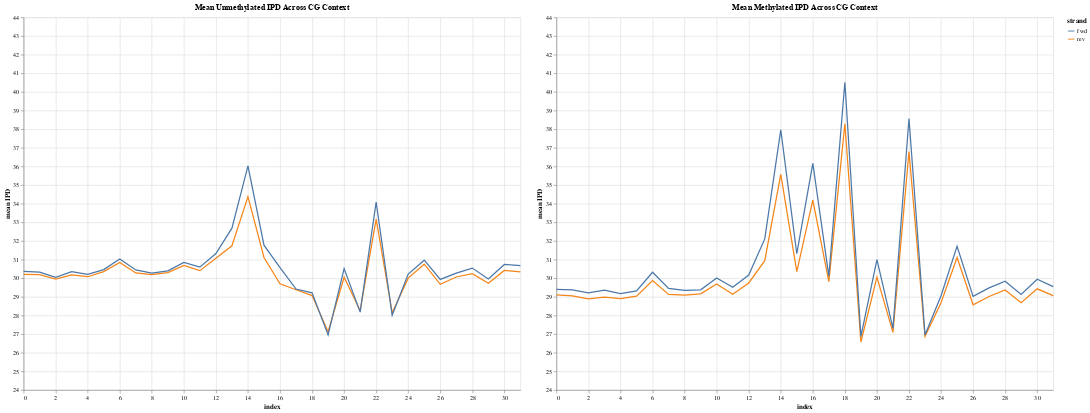

Notebook code for this chart:
### Markdown cell above
## Mean IPD at Context Indices
The chart below shows that at least on average, we should be able to tell the difference between methylated and unmethylted CpG sites. The chart averages IPD at each index across all of the training samples independantly for the forward and reverse strands (indices 15 and 16 are the CpG site).

### Code cell
# df of means for methlated data at each index
pos_means = (
    pl.read_parquet(train_parquet)
    .filter(pl.col('label')==1)
    .select(pl.col("fi").alias("fwd"), pl.col("ri").alias("rev"))
    .unpivot(on=["fwd", "rev"], variable_name="strand", value_name="ipd_list")
    .with_columns(index=pl.int_ranges(start=0, end=pl.col("ipd_list").list.len()))
    .explode("index", "ipd_list")
    .rename({"ipd_list": "ipd"})
    .group_by("index", "strand").agg(pl.col("ipd").mean())
)
# df of means for unmethlated data at each index
neg_means = (
    pl.read_parquet(train_parquet)
    .filter(pl.col('label')==0)
    .select(pl.col("fi").alias("fwd"), pl.col("ri").alias("rev"))
    .unpivot(on=["fwd", "rev"], variable_name="strand", value_name="ipd_list")
    .with_columns(index=pl.int_ranges(start=0, end=pl.col("ipd_list").list.len()))
    .explode("index", "ipd_list")
    .rename({"ipd_list": "ipd"})
    .group_by("index", "strand").agg(pl.col("ipd").mean())
)

# join on index/strand
means = pos_means.join(
    neg_means, on=['index', 'strand'], suffix='_neg'
    ).with_columns((pl.col('ipd')-pl.col('ipd_neg')).alias('residual'))

# make a chart of the difference between pos/neg mean at each index
residual_chart = alt.Chart(means).mark_line().encode(
    alt.X("index:Q", title="Position", axis=alt.Axis(tickCount=16)),
    alt.Y("residual:Q", title="IPD Mean Difference", scale=alt.Scale(domain=(-3, 15), clamp=True)),
    alt.Color("strand:N", title="Strand"),
    ).properties(
    title = "Mean IPD Residual (Meth-Unmeth) Across CG Context",
    width=800,
    height=600
    ).configure_axis(
    labelFontSize=12,
    titleFontSize=14,
    grid=True
    ).configure_title(
    fontSize=16,
    anchor='middle'
    ).configure_legend(
    titleFontSize=12,
    labelFontSize=11
    )
# chart of unmethylated mean at each index
neg_chart = alt.Chart(neg_means).mark_line().encode(
    alt.X('index:Q',scale=alt.Scale(domain=(0, 31))),
    alt.Y('ipd:Q', title = 'mean IPD' ,scale=alt.Scale(domain=(24, 44), clamp=True)),
    alt.Color('strand')
    ).properties(
    title = "Mean Unmethylated IPD Across CG Context",
    width=800,
    height=600
    )
# chart of methylated mean at each index
pos_chart = alt.Chart(pos_means).mark_line().encode(
    alt.X('index:Q',scale=alt.Scale(domain=(0, 31))),
    alt.Y('ipd:Q', title = 'mean IPD' ,scale=alt.Scale(domain=(24, 44), clamp=True)),
    alt.Color('strand')
    ).properties(
    title = "Mean Methylated IPD Across CG Context",
    width=800,
    height=600
    )

# display the charts
alt.hconcat(neg_chart,pos_chart)

### Figure 1 — Vega specification as saved in the notebook (floating-point values rounded to 4 significant figures)
{"$schema": "https://vega.github.io/schema/vega/v5.json", "data": [{"name": "source_0", "values": [{"index": 22, "strand": "rev", "ipd": 33.18}, {"index": 17, "strand": "fwd", "ipd": 29.42}, {"index": 1, "strand": "fwd", "ipd": 30.33}, {"index": 16, "strand": "fwd", "ipd": 30.56}, {"index": 23, "strand": "fwd", "ipd": 28.01}, {"index": 5, "strand": "rev", "ipd": 30.35}, {"index": 9, "strand": "fwd", "ipd": 30.39}, {"index": 31, "strand": "fwd", "ipd": 30.67}, {"index": 11, "strand": "rev", "ipd": 30.41}, {"index": 21, "strand": "fwd", "ipd": 28.18}, {"index": 9, "strand": "rev", "ipd": 30.3}, {"index": 0, "strand": "fwd", "ipd": 30.37}, {"index": 2, "strand": "fwd", "ipd": 30.04}, {"index": 28, "strand": "rev", "ipd": 30.24}, {"index": 3, "strand": "fwd", "ipd": 30.35}, {"index": 7, "strand": "fwd", "ipd": 30.45}, {"index": 8, "strand": "rev", "ipd": 30.19}, {"index": 10, "strand": "rev", "ipd": 30.69}, {"index": 6, "strand": "rev", "ipd": 30.85}, {"index": 24, "strand": "fwd", "ipd": 30.22}, {"index": 19, "strand": "fwd", "ipd": 26.95}, {"index": 4, "strand": "rev", "ipd": 30.08}, {"index": 26, "strand": "rev", "ipd": 29.67}, {"index": 17, "strand": "rev", "ipd": 29.38}, {"index": 25, "strand": "rev", "ipd": 30.75}, {"index": 29, "strand": "fwd", "ipd": 29.96}, {"index": 29, "strand": "rev", "ipd": 29.73}, {"index": 7, "strand": "rev", "ipd": 30.29}, {"index": 19, "strand": "rev", "ipd": 27.13}, {"index": 4, "strand": "fwd", "ipd": 30.21}, {"index": 14, "strand": "rev", "ipd": 34.38}, {"index": 24, "strand": "rev", "ipd": 30.0}, {"index": 18, "strand": "rev", "ipd": 29.07}, {"index": 20, "strand": "fwd", "ipd": 30.52}, {"index": 12, "strand": "rev", "ipd": 31.07}, {"index": 18, "strand": "fwd", "ipd": 29.21}, {"index": 31, "strand": "rev", "ipd": 30.34}, {"index": 2, "strand": "rev", "ipd": 29.95}, {"index": 28, "strand": "fwd", "ipd": 30.54}, {"index": 27, "strand": "rev", "ipd": 30.06}, {"index": 3, "strand": "rev", "ipd": 30.18}, {"index": 16, "strand": "rev", "ipd": 29.7}, {"index": 1, "strand": "rev", "ipd": 30.19}, {"index": 21, "strand": "rev", "ipd": 28.27}, {"index": 0, "strand": "rev", "ipd": 30.21}, {"index": 6, "strand": "fwd", "ipd": 31.03}, {"index": 5, "strand": "fwd", "ipd": 30.46}, {"index": 10, "strand": "fwd", "ipd": 30.85}, {"index": 25, "strand": "fwd", "ipd": 30.97}, {"index": 30, "strand": "rev", "ipd": 30.41}, {"index": 13, "strand": "fwd", "ipd": 32.69}, {"index": 27, "strand": "fwd", "ipd": 30.27}, {"index": 14, "strand": "fwd", "ipd": 36.03}, {"index": 11, "strand": "fwd", "ipd": 30.59}, {"index": 20, "strand": "rev", "ipd": 30.05}, {"index": 15, "strand": "fwd", "ipd": 31.77}, {"index": 22, "strand": "fwd", "ipd": 34.08}, {"index": 15, "strand": "rev", "ipd": 31.11}, {"index": 8, "strand": "fwd", "ipd": 30.27}, {"index": 26, "strand": "fwd", "ipd": 29.93}, {"index": 23, "strand": "rev", "ipd": 28.15}, {"index": 13, "strand": "rev", "ipd": 31.74}, {"index": 30, "strand": "fwd", "ipd": 30.74}, {"index": 12, "strand": "fwd", "ipd": 31.32}]}, {"name": "source_1", "values": [{"index": 17, "strand": "rev", "ipd": 29.82}, {"index": 25, "strand": "rev", "ipd": 31.12}, {"index": 13, "strand": "rev", "ipd": 30.94}, {"index": 23, "strand": "rev", "ipd": 26.88}, {"index": 19, "strand": "fwd", "ipd": 26.88}, {"index": 27, "strand": "fwd", "ipd": 29.48}, {"index": 20, "strand": "fwd", "ipd": 30.99}, {"index": 30, "strand": "fwd", "ipd": 29.94}, {"index": 27, "strand": "rev", "ipd": 29.02}, {"index": 1, "strand": "rev", "ipd": 29.06}, {"index": 16, "strand": "rev", "ipd": 34.2}, {"index": 28, "strand": "fwd", "ipd": 29.84}, {"index": 21, "strand": "rev", "ipd": 27.09}, {"index": 12, "strand": "fwd", "ipd": 30.17}, {"index": 11, "strand": "fwd", "ipd": 29.51}, {"index": 14, "strand": "fwd", "ipd": 37.96}, {"index": 26, "strand": "fwd", "ipd": 29.02}, {"index": 12, "strand": "rev", "ipd": 29.75}, {"index": 20, "strand": "rev", "ipd": 30.06}, {"index": 3, "strand": "fwd", "ipd": 29.36}, {"index": 3, "strand": "rev", "ipd": 28.98}, {"index": 10, "strand": "fwd", "ipd": 30.02}, {"index": 5, "strand": "rev", "ipd": 29.03}, {"index": 8, "strand": "rev", "ipd": 29.09}, {"index": 16, "strand": "fwd", "ipd": 36.17}, {"index": 31, "strand": "rev", "ipd": 29.06}, {"index": 22, "strand": "fwd", "ipd": 38.57}, {"index": 23, "strand": "fwd", "ipd": 26.95}, {"index": 19, "strand": "rev", "ipd": 26.58}, {"index": 17, "strand": "fwd", "ipd": 30.11}, {"index": 1, "strand": "fwd", "ipd": 29.37}, {"index": 9, "strand": "fwd", "ipd": 29.38}, {"index": 4, "strand": "fwd", "ipd": 29.18}, {"index": 13, "strand": "fwd", "ipd": 32.11}, {"index": 28, "strand": "rev", "ipd": 29.36}, {"index": 29, "strand": "rev", "ipd": 28.69}, {"index": 15, "strand": "rev", "ipd": 30.35}, {"index": 5, "strand": "fwd", "ipd": 29.31}, {"index": 7, "strand": "rev", "ipd": 29.13}, {"index": 22, "strand": "rev", "ipd": 36.8}, {"index": 30, "strand": "rev", "ipd": 29.43}, {"index": 2, "strand": "fwd", "ipd": 29.22}, {"index": 18, "strand": "rev", "ipd": 38.29}, {"index": 4, "strand": "rev", "ipd": 28.91}, {"index": 10, "strand": "rev", "ipd": 29.69}, {"index": 6, "strand": "fwd", "ipd": 30.32}, {"index": 7, "strand": "fwd", "ipd": 29.45}, {"index": 21, "strand": "fwd", "ipd": 27.31}, {"index": 14, "strand": "rev", "ipd": 35.57}, {"index": 25, "strand": "fwd", "ipd": 31.72}, {"index": 0, "strand": "fwd", "ipd": 29.41}, {"index": 29, "strand": "fwd", "ipd": 29.13}, {"index": 24, "strand": "rev", "ipd": 28.68}, {"index": 18, "strand": "fwd", "ipd": 40.51}, {"index": 15, "strand": "fwd", "ipd": 31.31}, {"index": 8, "strand": "fwd", "ipd": 29.34}, {"index": 11, "strand": "rev", "ipd": 29.14}, {"index": 24, "strand": "fwd", "ipd": 29.06}, {"index": 26, "strand": "rev", "ipd": 28.57}, {"index": 6, "strand": "rev", "ipd": 29.88}, {"index": 0, "strand": "rev", "ipd": 29.11}, {"index": 31, "strand": "fwd", "ipd": 29.55}, {"index": 2, "strand": "rev", "ipd": 28.89}, {"index": 9, "strand": "rev", "ipd": 29.16}]}, {"name": "source_0_color_domain_strand_0", "values": [{"strand": "rev"}, {"strand": "fwd"}]}, {"name": "source_1_color_domain_strand_1", "values": [{"strand": "rev"}, {"strand": "fwd"}]}], "signals": [{"name": "childWidth", "value": 800}], "marks": [{"type": "group", "name": "concat_0_group", "encode": {"update": {"width": {"signal": "childWidth"}, "height": {"signal": "height"}}}, "marks": [{"type": "group", "name": "concat_0_pathgroup", "from": {"facet": {"data": "source_0", "name": "faceted_path_concat_0_main", "groupby": ["strand"]}}, "encode": {"update": {"width": {"field": {"signal": null, "datum": null, "group": "width", "parent": null}}, "height": {"field": {"signal": null, "datum": null, "group": "height", "parent": null}}}}, "marks": [{"type": "line", "name": "concat_0_marks", "from": {"data": "faceted_path_concat_0_main"}, "sort": {"field": "x"}, "encode": {"update": {"stroke": {"field": "strand", "scale": "color"}, "y": {"field": "ipd", "scale": "concat_0_y"}, "defined": {"signal": "isValid(datum[\"index\"]) && isFinite(+datum[\"index\"]) && isValid(datum[\"ipd\"]) && isFinite(+datum[\"ipd\"])"}, "x": {"field": "index", "scale": "concat_0_x"}}}, "style": ["line"]}]}], "axes": [{"scale": "concat_0_x", "maxExtent": 0, "grid": true, "aria": false, "tickCount": {"signal": "ceil(childWidth/40)"}, "orient": "bottom", "ticks": false, "labels": false, "zindex": 0, "gridScale": "concat_0_y", "domain": false, "minExtent": 0}, {"scale": "concat_0_y", "orient": "left", "aria": false, "domain": false, "grid": true, "tickCount": {"signal": "ceil(height/40)"}, "gridScale": "concat_0_x", "minExtent": 0, "maxExtent": 0, "labels": false, "ticks": false, "zindex": 0}, {"scale": "concat_0_x", "tickCount": {"signal": "ceil(childWidth/40)"}, "labelFlush": true, "grid": false, "labelOverlap": true, "zindex": 0, "title": "index", "orient": "bottom"}, {"scale": "concat_0_y", "grid": false, "orient": "left", "labelOverlap": true, "title": "mean IPD", "tickCount": {"signal": "ceil(height/40)"}, "zindex": 0}], "title": {"text": "Mean Unmethylated IPD Across CG Context", "frame": "group"}, "style": "cell"}, {"type": "group", "name": "concat_1_group", "encode": {"update": {"width": {"signal": "childWidth"}, "height": {"signal": "height"}}}, "marks": [{"type": "group", "name": "concat_1_pathgroup", "from": {"facet": {"data": "source_1", "name": "faceted_path_concat_1_main", "groupby": ["strand"]}}, "encode": {"update": {"width": {"field": {"signal": null, "datum": null, "group": "width", "parent": null}}, "height": {"field": {"signal": null, "datum": null, "group": "height", "parent": null}}}}, "marks": [{"type": "line", "name": "concat_1_marks", "from": {"data": "faceted_path_concat_1_main"}, "sort": {"field": "x"}, "encode": {"update": {"stroke": {"field": "strand", "scale": "color"}, "x": {"field": "index", "scale": "concat_1_x"}, "y": {"field": "ipd", "scale": "concat_1_y"}, "defined": {"signal": "isValid(datum[\"index\"]) && isFinite(+datum[\"index\"]) && isValid(datum[\"ipd\"]) && isFinite(+datum[\"ipd\"])"}}}, "style": ["line"]}]}], "axes": [{"scale": "concat_1_x", "tickCount": {"signal": "ceil(childWidth/40)"}, "aria": false, "domain": false, "labels": false, "minExtent": 0, "grid": true, "ticks": false, "zindex": 0, "maxExtent": 0, "gridScale": "concat_1_y", "orient": "bottom"}, {"scale": "concat_1_y", "maxExtent": 0, "grid": true, "gridScale": "concat_1_x", "zindex": 0, "ticks": false, "minExtent": 0, "domain": false, "labels": false, "orient": "left", "tickCount": {"signal": "ceil(height/40)"}, "aria": false}, {"scale": "concat_1_x", "orient": "bottom", "tickCount": {"signal": "ceil(childWidth/40)"}, "zindex": 0, "labelFlush": true, "title": "index", "labelOverlap": true, "grid": false}, {"scale": "concat_1_y", "title": "mean IPD", "orient": "left", "labelOverlap": true, "tickCount": {"signal": "ceil(height/40)"}, "zindex": 0, "grid": false}], "title": {"text": "Mean Methylated IPD Across CG Context", "frame": "group"}, "style": "cell"}], "scales": [{"name": "color", "type": "ordinal", "domain": {"fields": [{"data": "source_0_color_domain_strand_0", "field": "strand"}, {"data": "source_1_color_domain_strand_1", "field": "strand"}], "sort": true}, "range": "category"}, {"name": "concat_0_x", "type": "linear", "domain": [0, 31], "range": [0, {"signal": "childWidth"}], "zero": true}, {"name": "concat_0_y", "type": "linear", "domain": [24, 44], "range": [{"signal": "height"}, 0], "clamp": true, "zero": false}, {"name": "concat_1_x", "type": "linear", "domain": [0, 31], "range": [0, {"signal": "childWidth"}], "zero": true}, {"name": "concat_1_y", "type": "linear", "domain": [24, 44], "range": [{"signal": "height"}, 0], "zero": false, "clamp": true}], "background": "white", "padding": 5, "legends": [{"stroke": "color", "symbolType": "stroke", "title": "strand"}], "height": 600, "layout": {"padding": 20, "bounds": "full", "align": "each"}}
